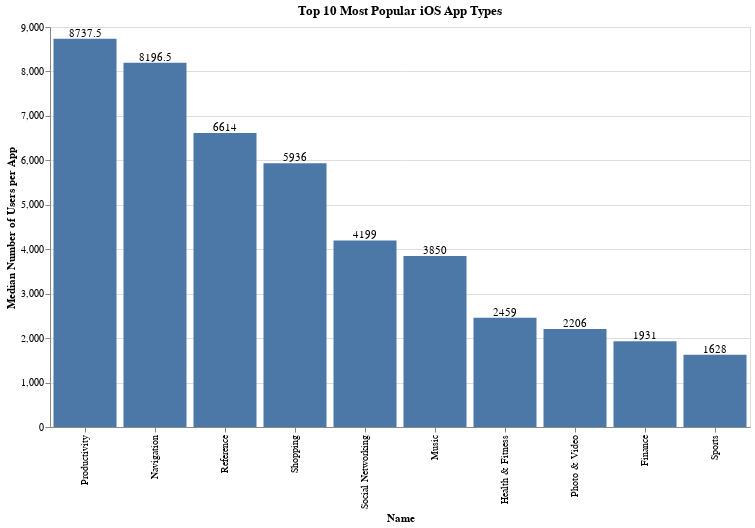

Notebook source saved alongside this figure:
### Code cell
bar_n(
    ios_users,
    "Top 10 Most Popular iOS App Types",
    "Median Number of Users per App",
)

### Figure 1 — Vega-Lite specification as saved in the notebook (floating-point values rounded to 4 significant figures)
{"config": {"view": {"continuousWidth": 400, "continuousHeight": 300}}, "layer": [{"mark": "bar", "encoding": {"x": {"type": "nominal", "field": "name", "sort": "-y", "title": "Name"}, "y": {"type": "quantitative", "field": "number", "title": "Median Number of Users per App"}}}, {"mark": {"type": "text", "align": "center", "baseline": "middle", "dy": -5}, "encoding": {"text": {"type": "quantitative", "field": "number"}, "x": {"type": "nominal", "field": "name", "sort": "-y", "title": "Name"}, "y": {"type": "quantitative", "field": "number", "title": "Median Number of Users per App"}}}], "data": {"name": "data-1d0c1ec00f7a4ce02087ee3963de7d91"}, "height": 400, "title": "Top 10 Most Popular iOS App Types", "width": 700, "$schema": "https://vega.github.io/schema/vega-lite/v4.8.1.json", "datasets": {"data-1d0c1ec00f7a4ce02087ee3963de7d91": [{"name": "Productivity", "number": 8738.0}, {"name": "Navigation", "number": 8196.0}, {"name": "Reference", "number": 6614.0}, {"name": "Shopping", "number": 5936.0}, {"name": "Social Networking", "number": 4199.0}, {"name": "Music", "number": 3850.0}, {"name": "Health & Fitness", "number": 2459.0}, {"name": "Photo & Video", "number": 2206.0}, {"name": "Finance", "number": 1931.0}, {"name": "Sports", "number": 1628.0}]}}
